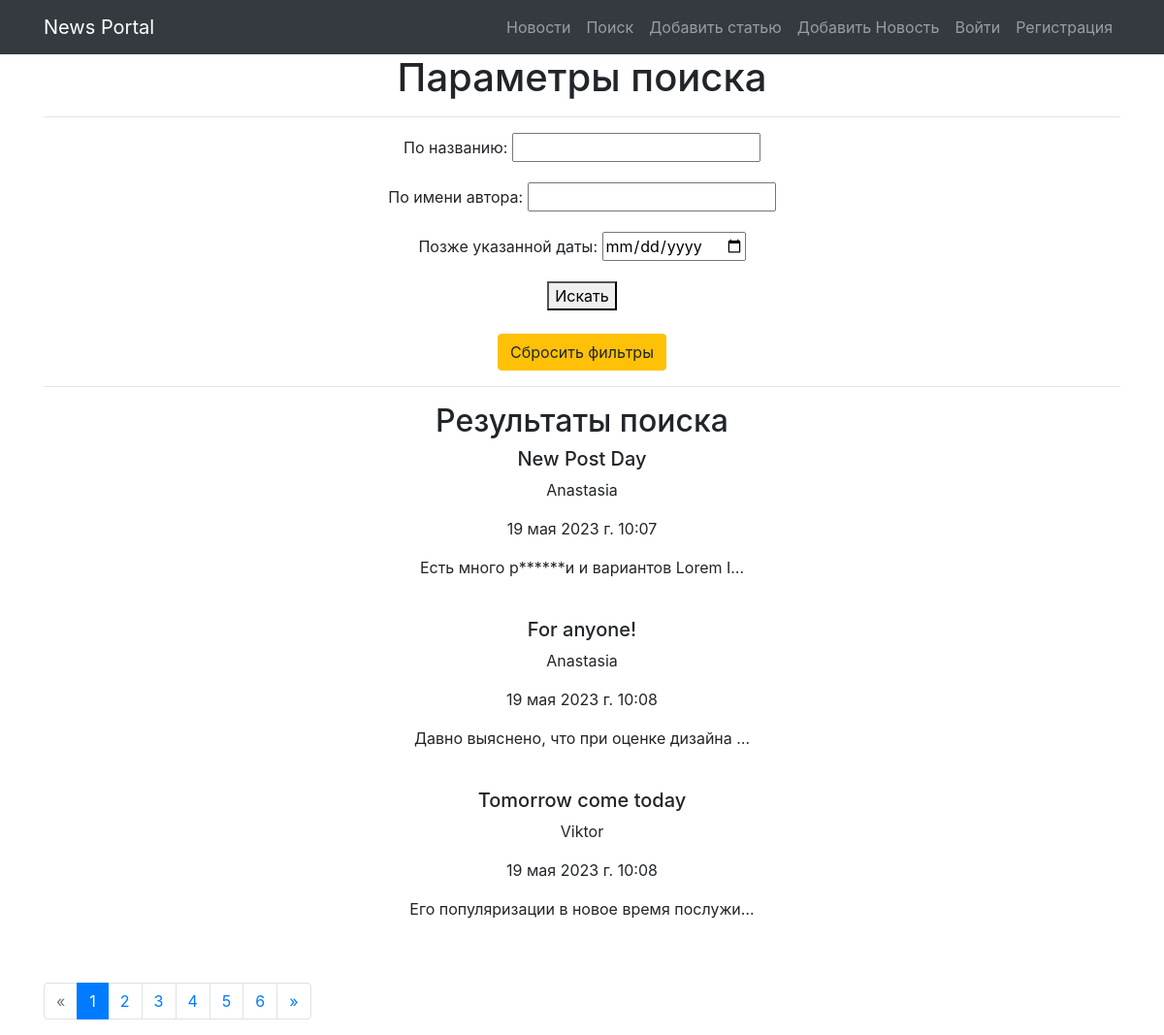
The app's page /news/search/ with its own data.
### news/models.py (models this page shows, shortened)
class Post(models.Model):
    class Meta:
        verbose_name = 'Пост'
        verbose_name_plural = 'Посты'
    ARTICLE = 'article'
    NEWS = 'news'
    POST_TYPES = [
        (ARTICLE, 'Статья'),
        (NEWS, 'Новость'),
    ]
    author = models.ForeignKey(Author, verbose_name='Автор', on_delete=models.CASCADE)
    post_type = models.CharField(max_length=10, verbose_name='тип поста', choices=POST_TYPES)
    created_at = models.DateTimeField(auto_now_add=True)
    category = models.ManyToManyField(Category, verbose_name='Категория', through='PostCategory')
    title = models.CharField(max_length=200, verbose_name='Заголовок')
    text = models.TextField(verbose_name='Содержание')
    rating = models.IntegerField(default=0, verbose_name='Рейтинг')

class Author(models.Model):
    class Meta:
        verbose_name = 'Автор'
        verbose_name_plural = 'Авторы'
    user = models.OneToOneField(User, on_delete=models.CASCADE)
    rating_author = models.IntegerField(default=0)

### news/views.py (the view)
# urls.py: path('news/search/', SearchView.as_view(), name='search'),
class SearchView(FilterView):
    model = Post
    filterset_class = PostFilter
    template_name = 'news/search.html'
    paginate_by = 3

### news/templatetags/custom_filters.py (called while the page is built)
@register.filter()
def censor(post_text: str):
    if not isinstance(post_text, str):
        raise ValueError('Можно применить только к строке!')  # Если строка, то в ней уже ищем плохие слова
    if 'редиск' or 'баран' in post_text:
        text = post_text.replace('редиск', 'р******')
        text = text.replace('баран', 'б****')
        return text

### templates/news/search.html (shortened to what this page needs)
{% extends 'flatpages/default.html' %}
{% load custom_filters %}
{% block content %}
    <h1>Параметры поиска</h1>
    <hr>
	<form action="" method="get">
		{{ filter.form.as_p }}
		<button type="submit">
			Искать
		</button>
		<div>
			<br>
		</div>
		<a class="btn btn-warning" role="button" href="{{ request.path }}">
			Сбросить фильтры
		</a>
	</form>
	<hr>
	<h2>Результаты поиска</h2>
		{% for post in post_list %}
		<h5>{{ post.title }}</h5>
		<p>{{ post.author.user.username }}</p>
		<p>{{ post.created_at }}</p>
		<p>{{ post.text|truncatechars:40|censor }}</p>
	<br>
		{% empty %}
	<p>Нет статей, соответствующих критериям поиска.</p>
		{% endfor %}
	<br>
	{% include 'flatpages/pagination.html' %}
{% endblock %}

### records on screen
Post: title "New Post Day", author.user.username "Anastasia", created_at "19 мая 2023 г. 10:07", text|censor "Есть много р******и и вариантов Lorem I…"
Post: title "For anyone!", author.user.username "Anastasia", created_at "19 мая 2023 г. 10:08", text|censor "Давно выяснено, что при оценке дизайна …"
Post: title "Tomorrow come today", author.user.username "Viktor", created_at "19 мая 2023 г. 10:08", text|censor "Его популяризации в новое время послужи…"

### other values on screen
{{ num }} "1"
{{ num }} "2" "3" "4" "5" "6"
